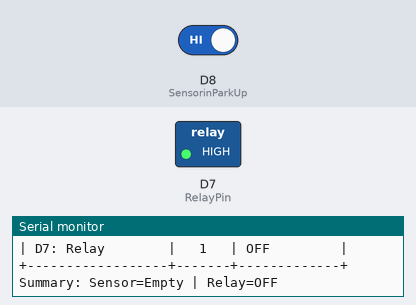
The sketch below on a simulated ESP8266 (NodeMCU). On the bench: switched loads named in the sketch (green lamp = pin HIGH), the last lines printed to the serial monitor. Inputs (shaded band) come from the test bench; at power-on: D8 (SensorinParkUp) HIGH.

Above: at 2.2 s.
2.3 s: D8 (SensorinParkUp) driven LOW
At 4.2 s:
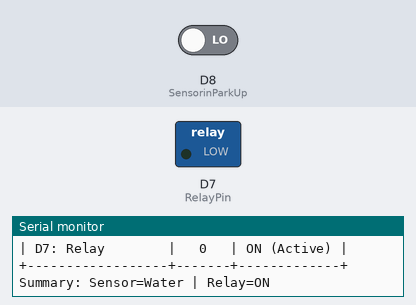
4.5 s: D8 (SensorinParkUp) driven HIGH
At 6.3 s:
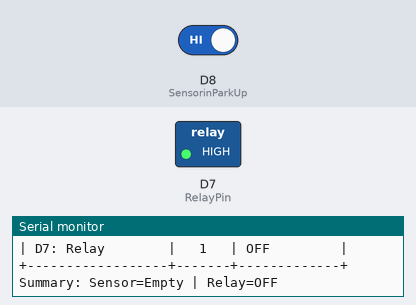
Timing chart, 0 to 7.8 s (numbered marks = the images above; inputs shaded):
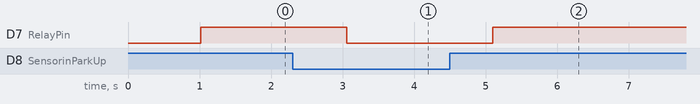

Measured:
- after the input at 2.3 s, D7 (RelayPin): HIGH → LOW after 0.76 s
- after the input at 4.5 s, D7 (RelayPin): LOW → HIGH after 0.60 s

The sketch:

Test-Cmd-Relay.ino
```cpp
// Test Command Relay with Float Sensor
// D8 = SensorinParkUp (Park tank upper sensor)
// D7 = Relay (Active LOW - LOW=ON, HIGH=OFF)

const int SensorinParkUp = D8;    // Park tank upper sensor
const int RelayPin = D7;          // Relay control pin (Active LOW)

void setup() {
  Serial.begin(115200);

  // Set pin modes
  pinMode(SensorinParkUp, INPUT);
  pinMode(RelayPin, OUTPUT);

  // Turn OFF relay initially (Active LOW -> HIGH = OFF)
  digitalWrite(RelayPin, LOW); // HIGH = ON  , Default = LOW = OFF

  delay(1000);
  Serial.println("\n\n=================================");
  Serial.println("Test Command Relay with Float Sensor");
  Serial.println("=================================");
  Serial.println("Logic:");
  Serial.println("- Sensor = 0 (has water) -> Relay ON");
  Serial.println("- Sensor = 1 (no water)  -> Relay OFF");
  Serial.println("=================================\n");
}

void loop() {
  // Read sensor value
  int sensorValue = digitalRead(SensorinParkUp);

  // Control relay based on sensor
  if (sensorValue == 0) {
    // Has water -> Turn ON relay (Active LOW)
    digitalWrite(RelayPin, LOW);
  } else {
    // No water -> Turn OFF relay (Active LOW)
    digitalWrite(RelayPin, HIGH);  // HIGH = ON
  }

  // Display status
  Serial.println("+------------------+-------+-------------+");
  Serial.println("| Component        | Value | Status      |");
  Serial.println("+------------------+-------+-------------+");

  Serial.print("| D8: Sensor       |   ");
  Serial.print(sensorValue);
  Serial.print("   | ");
  if (sensorValue == 0) {
    Serial.println("Has water   |");
  } else {
    Serial.println("No water    |");
  }

  Serial.print("| D7: Relay        |   ");
  Serial.print(digitalRead(RelayPin));
  Serial.print("   | ");
  if (digitalRead(RelayPin) == LOW) {
    Serial.println("ON (Active) |");
  } else {
    Serial.println("OFF         |");
  }

  Serial.println("+------------------+-------+-------------+");

  Serial.print("\nSummary: Sensor=");
  Serial.print(sensorValue == 0 ? "Water" : "Empty");
  Serial.print(" | Relay=");
  Serial.println(digitalRead(RelayPin) == LOW ? "ON" : "OFF");

  Serial.println("\n");

  delay(1000);  // Update every 1 second
}
```
